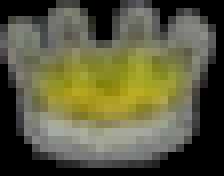
#> input picture miniprosjekt/king_domino_dataset/krone_master.png, 28 x 22 px (shown 8 times larger)
$ python -i 'løsning.py'   (imports and definitions only)
#> lines starting #> are read from the running program, lines starting #| are printed output that depends on the picture
#> further down, picture is the input picture: shape (22, 28, 3); mean B, G, R 63, 90.4, 91
import cv2 as cv
import numpy as np

def brak_type(img):
    hsv = cv.cvtColor(img, cv.COLOR_BGR2HSV)
#> hsv: shape (22, 28, 3); mean H, S, V 28.9, 51.7, 91.8
    if 0.4 < cv.inRange(hsv, np.array([23,150,150]) ,np.array([28,255,255])).sum()/2560000:
        return 1
    if 0.4 < cv.inRange(hsv, np.array([100,90,90]) ,np.array([140,255,255])).sum()/2560000:
        return 2
    if 0.2 < cv.inRange(hsv, np.array([35,90,90]) ,np.array([45,255,255])).sum()/2560000:
        return 3
    if 0.2 < cv.inRange(hsv, np.array([35,70,20]) ,np.array([65,255,90])).sum()/2560000:
        return 4
    if 0.2 < cv.inRange(hsv, np.array([0,0,0]) ,np.array([255,120,35])).sum()/2560000:
        return 5
    tal = cv.inRange(hsv, np.array([15,0,0]) ,np.array([30,250,250])).sum()/2560000
#> tal = 0.021
    kant = cv.Canny(hsv[:,:,2],60,120).sum()
#> kant = 49980
    if 0.65 < tal and kant > 200000:
        return 6
    return 7

def antal_kroner(img):
    ud = [0,0,0,0,0]
    index = 0;
    max_sum = 0;
    teller = 0
    kroner = cv.imread("./king_domino_dataset/krone_master.png")
    for i in range(4):
        ud[i] = cv.matchTemplate(img,kroner,cv.TM_CCOEFF_NORMED)
        kroner = cv.rotate(kroner,cv.ROTATE_90_CLOCKWISE)
        ud[i] = cv.inRange(ud[i], 0.6, 1)
        if ud[i].sum() > max_sum:
            max_sum = ud[i].sum()
            index = i
#> this loop made 2 passes
#> max_sum on pass 1: 255
#> pass 1, in antal_kroner, `kroner = cv.rotate(kroner,cv.ROTATE_90_CLOCKWISE)`:
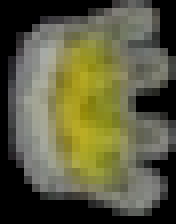
#> kroner: shape (28, 22, 3) (shown 8 times larger); mean B, G, R 63, 90.4, 91
#> after the loop, index = 0; max_sum = 255; ud = [[255], 0, 0, 0, 0]
    if(max_sum > 0):
        ret , markers = cv.connectedComponents(ud[index])
        return ret-1;
    return 0

def poing(img):
    m_img = np.full((5, 5, 3), (255,255,255), dtype=np.uint8)
    ud = np.full((5, 5, 3), (255,255,120), dtype=np.uint8)
    for i in range(5):
        for j in range(5):
            li_img = img[(i*100):(i*100+100),(j*100):(j*100+100)]
            m_img[i,j,0] = brak_type(li_img)
            m_img[i,j,1] = antal_kroner(li_img)
    print(f"---ping:{berging_poing(m_img)}---")

class cl_poing:
    def __init__(self, img, x, y):
        self.img = img
        self.x = x
        self.y = y
        self.col = self.img[x,y,0]
        self.fel = 0
        self.kor = 0

    def berging_poing(self):
        if(self.img[self.x,self.y,2] == 0) or (self.col == 0) or (self.img[self.x,self.y,0] != self.col):
            return 0
        tutal = 0
        self.img[self.x,self.y,0] = 0
        self.fel = self.fel + 1
        self.kor = self.kor + self.img[self.x,self.y,1]
        li = [[1,0],[-1,0],[0,-1],[0,1]]
        for i in li:
            if -1 < self.x+i[0] < 5 and -1 < self.y+i[1] < 5:
                tmp_x = self.x
                tmp_y = self.y
                self.x = self.x + i[0]
                self.y = self.y + i[1]
                self.berging_poing()
                self.x = tmp_x
                self.y = tmp_y
        return self.fel*self.kor

def berging_poing(img):
    tutal = 0
    for i in range(5):
        for j in range(5):
            tmp = cl_poing(img,i,j)
            t = tmp.berging_poing()
            tutal = tutal + t
    return tutal

teller = np.random.randint(0,high=74);
# [13 lines not run here, left out]

>>> import cv2
>>> picture = cv2.imread('king_domino_dataset/krone_master.png')
#> (the run stopped early here; a loop or call above may not have finished)
